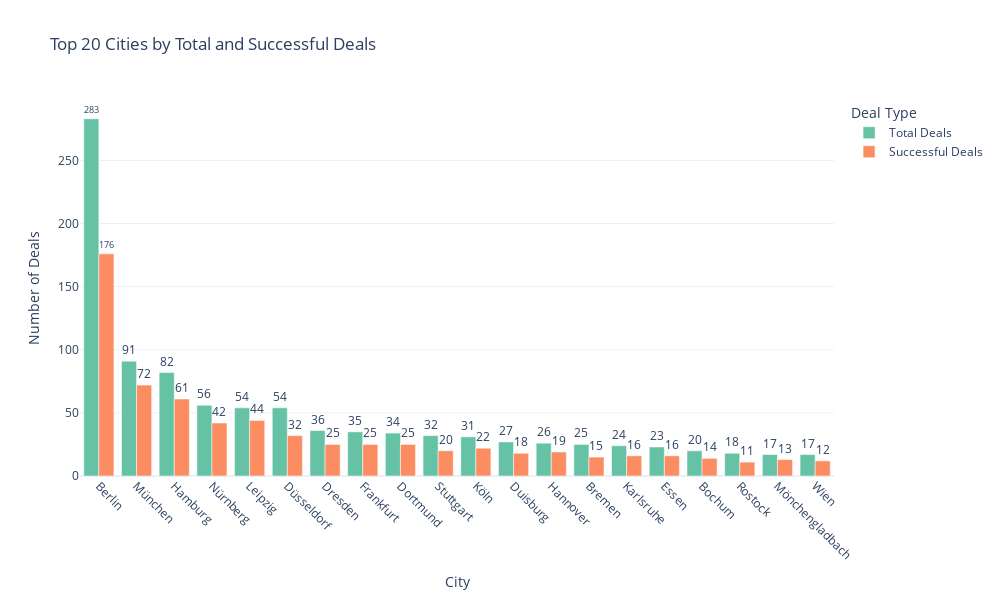

The code cell stored with this chart in its notebook:
### Code cell
# Melt the table for grouped bar chart structure
top_20_melted = top_20_table.melt(  
    id_vars='City',
    value_vars=['Total Deals', 'Successful Deals'],
    var_name='Deal Type',
    value_name='Number of Deals'
)

# Create grouped bar chart
fig = px.bar(
    top_20_melted,
    x='City',
    y='Number of Deals',
    color='Deal Type',
    barmode='group',
    text='Number of Deals',
    title='Top 20 Cities by Total and Successful Deals',
    color_discrete_sequence=px.colors.qualitative.Set2
)

# Improve layout
fig.update_layout(
    xaxis_tickangle=45,
    height=600,
    width=1000,
    template='plotly_white'
)
fig.update_traces(texttemplate='%{text:,}', textposition='outside')

fig.show()

### Figure 1 — Plotly figure (JSON) as saved in the notebook; plotly's stock layout.template omitted (floating-point values rounded to 4 significant figures)
{"data": [{"alignmentgroup": "True", "hovertemplate": "Deal Type=Total Deals<br>City=%{x}<br>Number of Deals=%{text}<extra></extra>", "legendgroup": "Total Deals", "marker": {"color": "rgb(102,194,165)", "pattern": {"shape": ""}}, "name": "Total Deals", "offsetgroup": "Total Deals", "orientation": "v", "showlegend": true, "text": [283.0, 91.0, 82.0, 56.0, 54.0, 54.0, 36.0, 35.0, 34.0, 32.0, 31.0, 27.0, 26.0, 25.0, 24.0, 23.0, 20.0, 18.0, 17.0, 17.0], "textposition": "outside", "texttemplate": "%{text:,}", "type": "bar", "x": ["Berlin", "München", "Hamburg", "Nürnberg", "Leipzig", "Düsseldorf", "Dresden", "Frankfurt", "Dortmund", "Stuttgart", "Köln", "Duisburg", "Hannover", "Bremen", "Karlsruhe", "Essen", "Bochum", "Rostock", "Mönchengladbach", "Wien"], "xaxis": "x", "y": [283, 91, 82, 56, 54, 54, 36, 35, 34, 32, 31, 27, 26, 25, 24, 23, 20, 18, 17, 17], "yaxis": "y"}, {"alignmentgroup": "True", "hovertemplate": "Deal Type=Successful Deals<br>City=%{x}<br>Number of Deals=%{text}<extra></extra>", "legendgroup": "Successful Deals", "marker": {"color": "rgb(252,141,98)", "pattern": {"shape": ""}}, "name": "Successful Deals", "offsetgroup": "Successful Deals", "orientation": "v", "showlegend": true, "text": [176.0, 72.0, 61.0, 42.0, 44.0, 32.0, 25.0, 25.0, 25.0, 20.0, 22.0, 18.0, 19.0, 15.0, 16.0, 16.0, 14.0, 11.0, 13.0, 12.0], "textposition": "outside", "texttemplate": "%{text:,}", "type": "bar", "x": ["Berlin", "München", "Hamburg", "Nürnberg", "Leipzig", "Düsseldorf", "Dresden", "Frankfurt", "Dortmund", "Stuttgart", "Köln", "Duisburg", "Hannover", "Bremen", "Karlsruhe", "Essen", "Bochum", "Rostock", "Mönchengladbach", "Wien"], "xaxis": "x", "y": [176, 72, 61, 42, 44, 32, 25, 25, 25, 20, 22, 18, 19, 15, 16, 16, 14, 11, 13, 12], "yaxis": "y"}], "layout": {"barmode": "group", "height": 600, "legend": {"title": {"text": "Deal Type"}, "tracegroupgap": 0}, "title": {"text": "Top 20 Cities by Total and Successful Deals"}, "width": 1000, "xaxis": {"anchor": "y", "domain": [0, 1], "tickangle": 45, "title": {"text": "City"}}, "yaxis": {"anchor": "x", "domain": [0, 1], "title": {"text": "Number of Deals"}}}}
